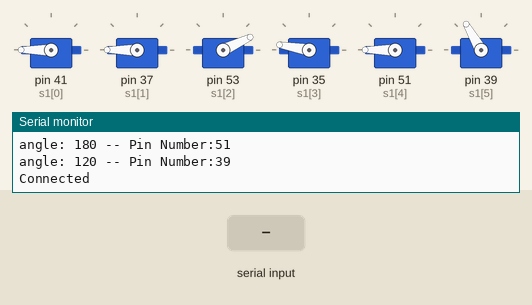
The sketch below on a simulated Arduino Mega 2560, built with avr-gcc and run on an emulated ATmega2560. On the bench: 6 × servo, the last lines printed to the serial monitor. The test bench sets the inputs (shaded band).

Above: at 2.5 s.
2.6 s: ":" received over Serial
At 3.8 s:
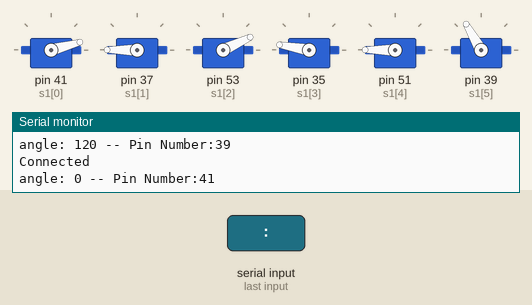
4.1 s: "90:45\n" received over Serial
At 5.1 s:
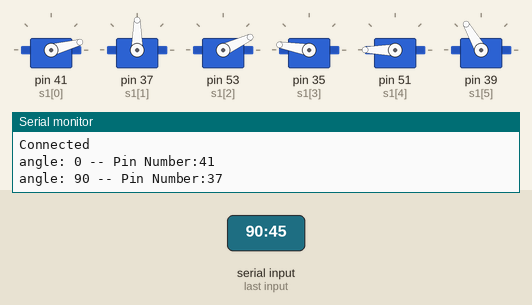
5.6 s: "30:150\n" received over Serial
At 6.3 s:
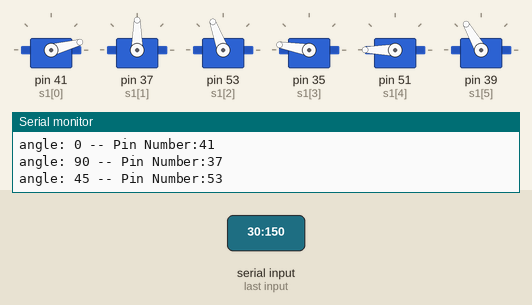
7.1 s: ":" received over Serial
At 8.3 s:
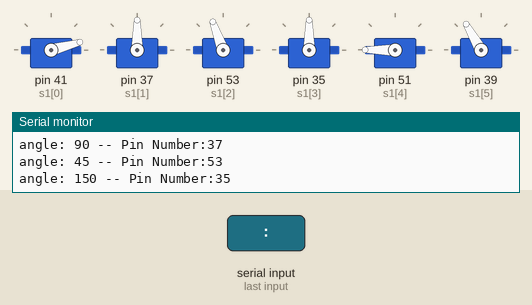
8.6 s: "30:150\n" received over Serial
At 9.7 s:
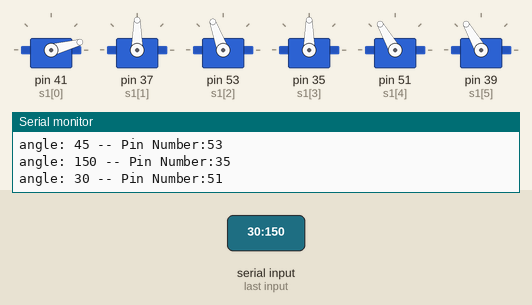
10.1 s: "90:45\n" received over Serial
At 10.9 s:
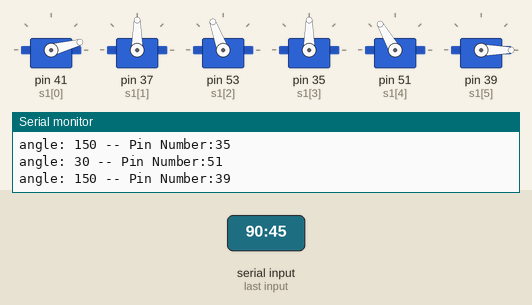
Timing chart, 0 to 12.6 s (numbered marks = the images above; inputs shaded):
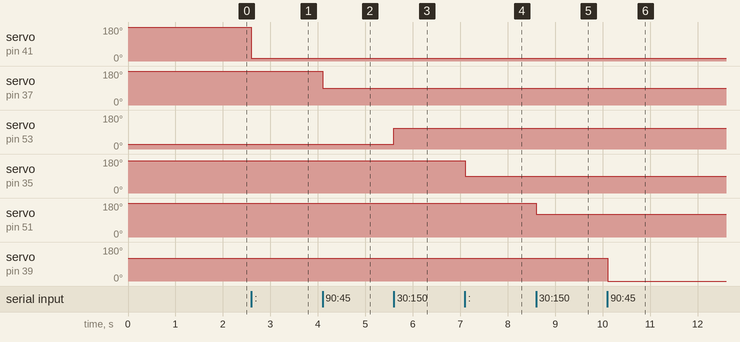

Measured:
- after the input at 2.6 s, servo on pin 41 (s1[0]): 180° → 15° at once
- after the input at 4.1 s, servo on pin 37 (s1[1]): 180° → 90° at once
- after the input at 5.6 s, servo on pin 53 (s1[2]): 25° → 110° at once
- after the input at 7.1 s, servo on pin 35 (s1[3]): 170° → 90° at once
- after the input at 8.6 s, servo on pin 51 (s1[4]): 180° → 120° at once
- after the input at 10.1 s, servo on pin 39 (s1[5]): 120° → 0° at once

The sketch:

sketch_may01d.ino
```cpp
#include <Servo.h>
/**
   Right  hand:

   37: Shoulder 1 : Black : 0deg is back // not functioning properly
   35: Shoulder 2 : Gray : 0deg is back
   39: Elbow : White : Range:90-180 : 0deg is back:

   LEft Hand:

   41: Shoulder 1 : Brown : 0deg is back
   53: Shoulder 2 : Green : 0deg is front
   51: Elbow : Blue : 0deg is front

   Left  Leg
   45: Hip : Neon
   47: Knee : Maroon

   Right Leg
   49 : Hip : Orange
   43: Knee : Red


   Order will be as follows:
   Shoulder 1: Shoulder 2: Elbow: Hip: Knee
   Left then Right
*/


Servo s[6];
int s1[] = {41, 37, 53, 35, 51, 39};
int degintial[] = {180, 180 , 25, 170, 180, 120 };
int deg_min[] ={0  ,0  ,110,0 ,0  ,0  ,0  ,0  ,60  ,0  };
int deg_max[] ={180,180,180,90,180,180,180,110,180,120};
int Range[] = {180, 180, 90, 90, 90, 90 };
int lowerBound[] = {15, 180, 180, 15, 90, 180  };
int upperBound[] = {180, 0, 110, 90, 180, 70 };

Servo S;
String str = "";
int counter = 0;
int deg = 0;
int numberOfDigit = 0;

void setup() {
  Serial.begin(9600);
  for (int i = 0; i <  sizeof(s) / sizeof(*s); i++)
  {
    s[i].attach(s1[i]);
    s[i].write(degintial[i]);
    Serial.print("angle: ");
    Serial.print(degintial[i]);
    Serial.print(" -- Pin Number:");
    Serial.println(s1[i]);
    delay(200);
  }
  Serial.println("Connected");
  delay(100);
}

void loop()
{
  if (Serial.available())
  {
    char x = char(Serial.read());
    if (x == ':')
    {
      int k  = (atoi(str.c_str()));
      degintial[counter] = k;
      int l = map(k, 0, Range[counter], lowerBound[counter], upperBound[counter]);
      if(k>deg_max[counter])
      {
        s[counter].write(deg_max[counter]);
      }
      else if(k < deg_min[counter])
      {
         s[counter].write(deg_min[counter]);
      }
      else
      {
         s[counter].write(l);
      }
      str = "";
      Serial.print("angle: ");
      Serial.print(k);
      Serial.print(" -- Pin Number:");
      Serial.println(s1[counter]);
      counter = (counter + 1)  % (sizeof(s) / sizeof(*s));
      delay(100);
    }
    else
    {
      str =  str + x;
    }
  }
}
```
